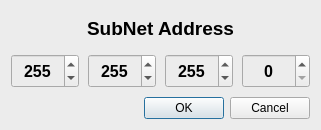
<?xml version="1.0" encoding="UTF-8"?>
<ui version="4.0">
 <class>SubNetSetDialog</class>
 <widget class="QDialog" name="SubNetSetDialog">
  <property name="geometry">
   <rect>
    <x>0</x>
    <y>0</y>
    <width>321</width>
    <height>130</height>
   </rect>
  </property>
  <property name="windowTitle">
   <string>Dialog</string>
  </property>
  <property name="styleSheet">
   <string notr="true">background-color: rgb(236, 236, 236);</string>
  </property>
  <layout class="QGridLayout" name="gridLayout_2">
   <item row="0" column="0">
    <widget class="QFrame" name="frame">
     <layout class="QGridLayout" name="gridLayout">
      <property name="leftMargin">
       <number>0</number>
      </property>
      <property name="topMargin">
       <number>0</number>
      </property>
      <property name="rightMargin">
       <number>0</number>
      </property>
      <property name="bottomMargin">
       <number>0</number>
      </property>
      <property name="horizontalSpacing">
       <number>6</number>
      </property>
      <property name="verticalSpacing">
       <number>9</number>
      </property>
      <item row="0" column="0">
       <widget class="QLabel" name="label">
        <property name="font">
         <font>
          <family>Arial</family>
          <pointsize>14</pointsize>
          <weight>75</weight>
          <bold>true</bold>
         </font>
        </property>
        <property name="text">
         <string>SubNet Address</string>
        </property>
        <property name="alignment">
         <set>Qt::AlignCenter</set>
        </property>
       </widget>
      </item>
      <item row="1" column="0">
       <layout class="QHBoxLayout" name="horizontalLayout">
        <property name="spacing">
         <number>9</number>
        </property>
        <item>
         <widget class="QSpinBox" name="spinBox_1">
          <property name="sizePolicy">
           <sizepolicy hsizetype="Preferred" vsizetype="Preferred">
            <horstretch>0</horstretch>
            <verstretch>0</verstretch>
           </sizepolicy>
          </property>
          <property name="font">
           <font>
            <family>Arial</family>
            <pointsize>12</pointsize>
            <weight>75</weight>
            <bold>true</bold>
           </font>
          </property>
          <property name="alignment">
           <set>Qt::AlignCenter</set>
          </property>
          <property name="maximum">
           <number>1000</number>
          </property>
          <property name="value">
           <number>255</number>
          </property>
         </widget>
        </item>
        <item>
         <widget class="QSpinBox" name="spinBox_2">
          <property name="sizePolicy">
           <sizepolicy hsizetype="Preferred" vsizetype="Preferred">
            <horstretch>0</horstretch>
            <verstretch>0</verstretch>
           </sizepolicy>
          </property>
          <property name="font">
           <font>
            <family>Arial</family>
            <pointsize>12</pointsize>
            <weight>75</weight>
            <bold>true</bold>
           </font>
          </property>
          <property name="alignment">
           <set>Qt::AlignCenter</set>
          </property>
          <property name="maximum">
           <number>1000</number>
          </property>
          <property name="value">
           <number>255</number>
          </property>
         </widget>
        </item>
        <item>
         <widget class="QSpinBox" name="spinBox_3">
          <property name="sizePolicy">
           <sizepolicy hsizetype="Preferred" vsizetype="Preferred">
            <horstretch>0</horstretch>
            <verstretch>0</verstretch>
           </sizepolicy>
          </property>
          <property name="font">
           <font>
            <family>Arial</family>
            <pointsize>12</pointsize>
            <weight>75</weight>
            <bold>true</bold>
           </font>
          </property>
          <property name="alignment">
           <set>Qt::AlignCenter</set>
          </property>
          <property name="maximum">
           <number>1000</number>
          </property>
          <property name="value">
           <number>255</number>
          </property>
         </widget>
        </item>
        <item>
         <widget class="QSpinBox" name="spinBox_4">
          <property name="sizePolicy">
           <sizepolicy hsizetype="Preferred" vsizetype="Preferred">
            <horstretch>0</horstretch>
            <verstretch>0</verstretch>
           </sizepolicy>
          </property>
          <property name="font">
           <font>
            <family>Arial</family>
            <pointsize>12</pointsize>
            <weight>75</weight>
            <bold>true</bold>
           </font>
          </property>
          <property name="alignment">
           <set>Qt::AlignCenter</set>
          </property>
          <property name="maximum">
           <number>1000</number>
          </property>
          <property name="value">
           <number>0</number>
          </property>
         </widget>
        </item>
       </layout>
      </item>
      <item row="2" column="0">
       <widget class="QDialogButtonBox" name="buttonBox">
        <property name="standardButtons">
         <set>QDialogButtonBox::Cancel|QDialogButtonBox::Ok</set>
        </property>
       </widget>
      </item>
     </layout>
    </widget>
   </item>
  </layout>
 </widget>
 <resources/>
 <connections>
  <connection>
   <sender>buttonBox</sender>
   <signal>rejected()</signal>
   <receiver>SubNetSetDialog</receiver>
   <slot>reject()</slot>
   <hints>
    <hint type="sourcelabel">
     <x>136</x>
     <y>94</y>
    </hint>
    <hint type="destinationlabel">
     <x>136</x>
     <y>52</y>
    </hint>
   </hints>
  </connection>
  <connection>
   <sender>buttonBox</sender>
   <signal>accepted()</signal>
   <receiver>SubNetSetDialog</receiver>
   <slot>accept()</slot>
   <hints>
    <hint type="sourcelabel">
     <x>136</x>
     <y>94</y>
    </hint>
    <hint type="destinationlabel">
     <x>136</x>
     <y>52</y>
    </hint>
   </hints>
  </connection>
 </connections>
</ui>
